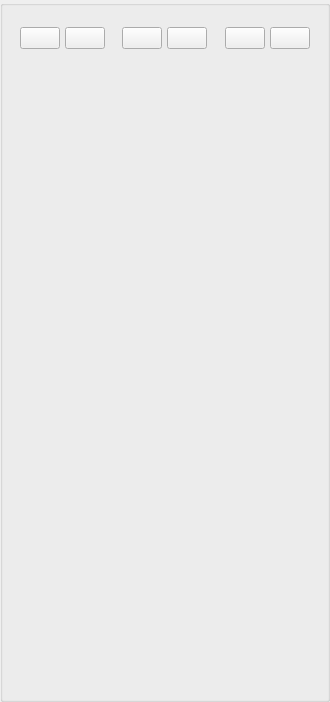
<?xml version="1.0" encoding="UTF-8"?>
<ui version="4.0">
 <class>AppletNearbyListClientUi</class>
 <widget class="QWidget" name="AppletNearbyListClientUi">
  <property name="geometry">
   <rect>
    <x>0</x>
    <y>0</y>
    <width>330</width>
    <height>702</height>
   </rect>
  </property>
  <property name="sizePolicy">
   <sizepolicy hsizetype="Expanding" vsizetype="Expanding">
    <horstretch>0</horstretch>
    <verstretch>0</verstretch>
   </sizepolicy>
  </property>
  <property name="windowTitle">
   <string>Search</string>
  </property>
  <property name="windowIcon">
   <iconset>
    <normaloff>:/TruthOrDare/Resources/ic_people_normal.png</normaloff>:/TruthOrDare/Resources/ic_people_normal.png</iconset>
  </property>
  <layout class="QGridLayout" name="gridLayout">
   <property name="leftMargin">
    <number>0</number>
   </property>
   <property name="topMargin">
    <number>0</number>
   </property>
   <property name="rightMargin">
    <number>0</number>
   </property>
   <property name="bottomMargin">
    <number>0</number>
   </property>
   <property name="spacing">
    <number>0</number>
   </property>
   <item row="0" column="0">
    <widget class="QGroupBox" name="ItemsGroupBox">
     <property name="minimumSize">
      <size>
       <width>0</width>
       <height>0</height>
      </size>
     </property>
     <property name="title">
      <string/>
     </property>
     <layout class="QVBoxLayout" name="verticalLayout">
      <property name="spacing">
       <number>2</number>
      </property>
      <property name="leftMargin">
       <number>5</number>
      </property>
      <property name="topMargin">
       <number>5</number>
      </property>
      <property name="rightMargin">
       <number>5</number>
      </property>
      <property name="bottomMargin">
       <number>5</number>
      </property>
      <item>
       <widget class="QLabel" name="m_StatusLabel">
        <property name="text">
         <string notr="true"/>
        </property>
       </widget>
      </item>
      <item>
       <layout class="QHBoxLayout" name="horizontalLayout">
        <property name="spacing">
         <number>5</number>
        </property>
        <item>
         <spacer name="horizontalSpacer_3">
          <property name="orientation">
           <enum>Qt::Horizontal</enum>
          </property>
          <property name="sizeHint" stdset="0">
           <size>
            <width>40</width>
            <height>20</height>
           </size>
          </property>
         </spacer>
        </item>
        <item>
         <widget class="VxPushButton" name="m_FriendsButton">
          <property name="sizePolicy">
           <sizepolicy hsizetype="Minimum" vsizetype="Preferred">
            <horstretch>0</horstretch>
            <verstretch>0</verstretch>
           </sizepolicy>
          </property>
          <property name="text">
           <string notr="true"/>
          </property>
         </widget>
        </item>
        <item>
         <widget class="VxPushButton" name="m_FriendsInfoButton">
          <property name="sizePolicy">
           <sizepolicy hsizetype="Minimum" vsizetype="Preferred">
            <horstretch>0</horstretch>
            <verstretch>0</verstretch>
           </sizepolicy>
          </property>
          <property name="text">
           <string notr="true"/>
          </property>
         </widget>
        </item>
        <item>
         <spacer name="horizontalSpacer_5">
          <property name="orientation">
           <enum>Qt::Horizontal</enum>
          </property>
          <property name="sizeHint" stdset="0">
           <size>
            <width>40</width>
            <height>20</height>
           </size>
          </property>
         </spacer>
        </item>
        <item>
         <widget class="VxPushButton" name="m_IgnoredButton">
          <property name="sizePolicy">
           <sizepolicy hsizetype="Minimum" vsizetype="Preferred">
            <horstretch>0</horstretch>
            <verstretch>0</verstretch>
           </sizepolicy>
          </property>
          <property name="text">
           <string notr="true"/>
          </property>
         </widget>
        </item>
        <item>
         <widget class="VxPushButton" name="m_IgnoredInfoButton">
          <property name="sizePolicy">
           <sizepolicy hsizetype="Minimum" vsizetype="Preferred">
            <horstretch>0</horstretch>
            <verstretch>0</verstretch>
           </sizepolicy>
          </property>
          <property name="text">
           <string notr="true"/>
          </property>
         </widget>
        </item>
        <item>
         <spacer name="horizontalSpacer_2">
          <property name="orientation">
           <enum>Qt::Horizontal</enum>
          </property>
          <property name="sizeHint" stdset="0">
           <size>
            <width>40</width>
            <height>20</height>
           </size>
          </property>
         </spacer>
        </item>
        <item>
         <widget class="VxPushButton" name="m_NearbyButton">
          <property name="sizePolicy">
           <sizepolicy hsizetype="Minimum" vsizetype="Preferred">
            <horstretch>0</horstretch>
            <verstretch>0</verstretch>
           </sizepolicy>
          </property>
          <property name="text">
           <string notr="true"/>
          </property>
         </widget>
        </item>
        <item>
         <widget class="VxPushButton" name="m_NearbyInfoButton">
          <property name="sizePolicy">
           <sizepolicy hsizetype="Minimum" vsizetype="Preferred">
            <horstretch>0</horstretch>
            <verstretch>0</verstretch>
           </sizepolicy>
          </property>
          <property name="text">
           <string notr="true"/>
          </property>
         </widget>
        </item>
        <item>
         <spacer name="horizontalSpacer_4">
          <property name="orientation">
           <enum>Qt::Horizontal</enum>
          </property>
          <property name="sizeHint" stdset="0">
           <size>
            <width>40</width>
            <height>20</height>
           </size>
          </property>
         </spacer>
        </item>
       </layout>
      </item>
      <item>
       <widget class="GuiUserListWidget" name="m_UserListWidget" native="true">
        <property name="sizePolicy">
         <sizepolicy hsizetype="Expanding" vsizetype="Expanding">
          <horstretch>0</horstretch>
          <verstretch>0</verstretch>
         </sizepolicy>
        </property>
       </widget>
      </item>
     </layout>
    </widget>
   </item>
  </layout>
 </widget>
 <customwidgets>
  <customwidget>
   <class>VxPushButton</class>
   <extends>QPushButton</extends>
   <header location="global">VxPushButton.h</header>
  </customwidget>
  <customwidget>
   <class>GuiUserListWidget</class>
   <extends>QWidget</extends>
   <header>GuiUserListWidget.h</header>
   <container>1</container>
  </customwidget>
 </customwidgets>
 <resources/>
 <connections/>
</ui>
